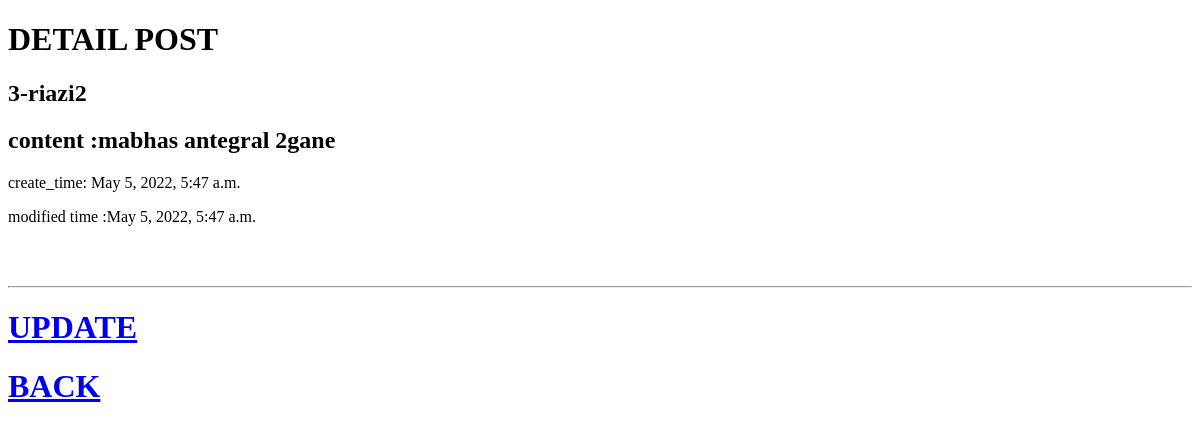
/detail_post/3, run on an earlier commit of the app's database.
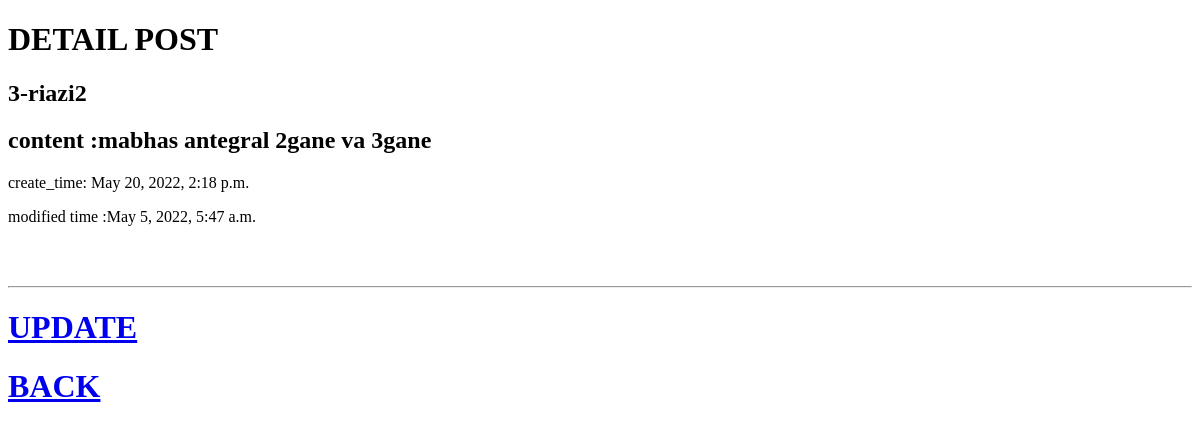
And on a later commit of the database.
### blog/models.py (models this page shows, shortened)
class Post(models.Model):
    title = models.CharField(max_length=50)
    content = models.TextField()
    create_time=models.DateTimeField(auto_now=True)
    modified=models.DateTimeField(auto_now_add=True)

### blog/views.py (the view)
# urls.py: path('detail_post/<int:id>',views.detail_post,name="detail_post"),
def detail_post(request,id):
    detail=Post.objects.get(pk=id)
    context={'detail':detail}
    return render (request,'blog/detail_post.html',context)

### blog/templates/blog/detail_post.html (shortened to what this page needs)
<!DOCTYPE html>
<html lang="en">
<head>
</head>
<body>
    <h1>DETAIL POST</h1>
    <h2>{{detail.id}}-{{detail.title}}</h2>
    <h2>content :{{detail.content}}</h2>
    <p>create_time: {{detail.create_time}}</p>
    <p> modified time :{{detail.modified}}</p>
    <br>
    <br>
    <hr>
    <h1><a href="/update_post/{{detail.id}}">UPDATE</a></h1>
    <h1><a href="{%url "post_list"%}">BACK</a></h1>
</body>
</html>

What changed in the data, as far as the page shows it:
changed Post "riazi2": content "mabhas antegral 2gane" → "mabhas antegral 2gane va 3gane"; create_time "May 5, 2022, 5:47 a.m." → "May 20, 2022, 2:18 p.m."
